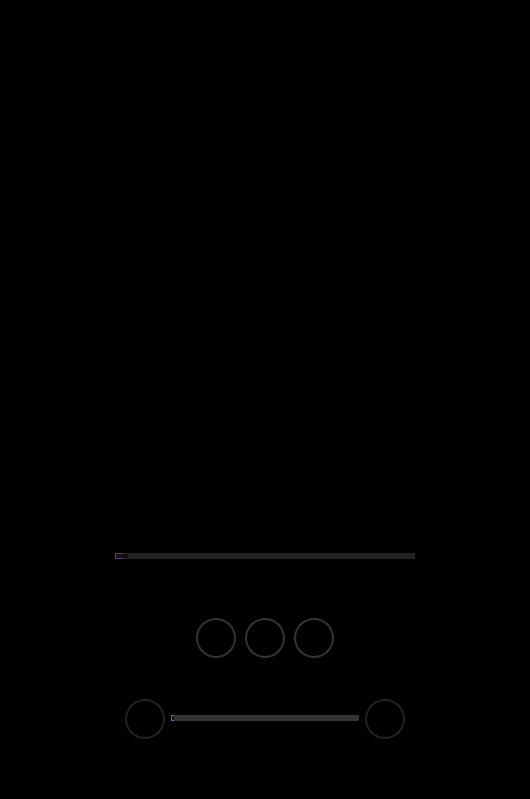
            <widget class="QFrame" name="framePlayerContent">
             <property name="styleSheet">
              <string notr="true">QFrame {

	background-color : #111111;

}</string>
             </property>
             <property name="frameShape">
              <enum>QFrame::Panel</enum>
             </property>
             <property name="frameShadow">
              <enum>QFrame::Plain</enum>
             </property>
             <property name="lineWidth">
              <number>0</number>
             </property>
             <layout class="QGridLayout" name="gridLayout_5">
              <property name="leftMargin">
               <number>0</number>
              </property>
              <property name="topMargin">
               <number>0</number>
              </property>
              <property name="rightMargin">
               <number>0</number>
              </property>
              <property name="bottomMargin">
               <number>0</number>
              </property>
              <property name="spacing">
               <number>0</number>
              </property>
              <item row="0" column="0">
               <widget class="QFrame" name="framePlayContent">
                <property name="frameShape">
                 <enum>QFrame::NoFrame</enum>
                </property>
                <property name="frameShadow">
                 <enum>QFrame::Plain</enum>
                </property>
                <property name="lineWidth">
                 <number>0</number>
                </property>
                <layout class="QGridLayout" name="gridLayout_9">
                 <property name="leftMargin">
                  <number>0</number>
                 </property>
                 <property name="topMargin">
                  <number>0</number>
                 </property>
                 <property name="rightMargin">
                  <number>0</number>
                 </property>
                 <property name="bottomMargin">
                  <number>0</number>
                 </property>
                 <property name="spacing">
                  <number>0</number>
                 </property>
                 <item row="0" column="0">
                  <widget class="QFrame" name="frameCoverArt">
                   <property name="styleSheet">
                    <string notr="true">QFrame {

	background-color : #000000;

}</string>
                   </property>
                   <property name="frameShape">
                    <enum>QFrame::Panel</enum>
                   </property>
                   <property name="frameShadow">
                    <enum>QFrame::Plain</enum>
                   </property>
                   <property name="lineWidth">
                    <number>0</number>
                   </property>
                   <layout class="QGridLayout" name="gridLayout_11">
                    <property name="leftMargin">
                     <number>0</number>
                    </property>
                    <property name="topMargin">
                     <number>0</number>
                    </property>
                    <property name="rightMargin">
                     <number>0</number>
                    </property>
                    <property name="bottomMargin">
                     <number>0</number>
                    </property>
                    <property name="spacing">
                     <number>0</number>
                    </property>
                    <item row="2" column="3">
                     <spacer name="horizontalSpacer_7">
                      <property name="orientation">
                       <enum>Qt::Horizontal</enum>
                      </property>
                      <property name="sizeType">
                       <enum>QSizePolicy::Fixed</enum>
                      </property>
                      <property name="sizeHint" stdset="0">
                       <size>
                        <width>40</width>
                        <height>20</height>
                       </size>
                      </property>
                     </spacer>
                    </item>
                    <item row="2" column="2" alignment="Qt::AlignHCenter">
                     <widget class="QLabel" name="labelCoverArt">
                      <property name="minimumSize">
                       <size>
                        <width>450</width>
                        <height>450</height>
                       </size>
                      </property>
                      <property name="maximumSize">
                       <size>
                        <width>450</width>
                        <height>450</height>
                       </size>
                      </property>
                      <property name="sizeIncrement">
                       <size>
                        <width>0</width>
                        <height>0</height>
                       </size>
                      </property>
                      <property name="baseSize">
                       <size>
                        <width>100</width>
                        <height>100</height>
                       </size>
                      </property>
                      <property name="autoFillBackground">
                       <bool>false</bool>
                      </property>
                      <property name="lineWidth">
                       <number>0</number>
                      </property>
                      <property name="text">
                       <string/>
                      </property>
                      <property name="pixmap">
                       <pixmap>../../../../../../../../music/FLAC/Baby Keem/[ME]  The Melodic Blue [198352120] [2021]/cover.jpg</pixmap>
                      </property>
                      <property name="scaledContents">
                       <bool>true</bool>
                      </property>
                      <property name="wordWrap">
                       <bool>false</bool>
                      </property>
                     </widget>
                    </item>
                    <item row="2" column="1">
                     <spacer name="horizontalSpacer_6">
                      <property name="orientation">
                       <enum>Qt::Horizontal</enum>
                      </property>
                      <property name="sizeType">
                       <enum>QSizePolicy::Fixed</enum>
                      </property>
                      <property name="sizeHint" stdset="0">
                       <size>
                        <width>40</width>
                        <height>20</height>
                       </size>
                      </property>
                     </spacer>
                    </item>
                    <item row="0" column="2">
                     <spacer name="verticalSpacer_14">
                      <property name="orientation">
                       <enum>Qt::Vertical</enum>
                      </property>
                      <property name="sizeType">
                       <enum>QSizePolicy::Fixed</enum>
                      </property>
                      <property name="sizeHint" stdset="0">
                       <size>
                        <width>20</width>
                        <height>5</height>
                       </size>
                      </property>
                     </spacer>
                    </item>
                    <item row="1" column="2">
                     <spacer name="verticalSpacer_5">
                      <property name="orientation">
                       <enum>Qt::Vertical</enum>
                      </property>
                      <property name="sizeType">
                       <enum>QSizePolicy::Fixed</enum>
                      </property>
                      <property name="sizeHint" stdset="0">
                       <size>
                        <width>20</width>
                        <height>10</height>
                       </size>
                      </property>
                     </spacer>
                    </item>
                   </layout>
                  </widget>
                 </item>
                 <item row="1" column="0">
                  <widget class="QFrame" name="frameSong">
                   <property name="styleSheet">
                    <string notr="true">QFrame {

	background-color : #000000;

}</string>
                   </property>
                   <property name="frameShape">
                    <enum>QFrame::NoFrame</enum>
                   </property>
                   <property name="frameShadow">
                    <enum>QFrame::Plain</enum>
                   </property>
                   <property name="lineWidth">
                    <number>0</number>
                   </property>
                   <layout class="QGridLayout" name="gridLayout_10">
                    <property name="leftMargin">
                     <number>0</number>
                    </property>
                    <property name="topMargin">
                     <number>0</number>
                    </property>
                    <property name="rightMargin">
                     <number>0</number>
                    </property>
                    <property name="bottomMargin">
                     <number>0</number>
                    </property>
                    <property name="spacing">
                     <number>0</number>
                    </property>
                    <item row="3" column="0" alignment="Qt::AlignHCenter">
                     <widget class="QLabel" name="labelArtistSong">
                      <property name="styleSheet">
                       <string notr="true">QLabel {
	font : 80 13pt &quot;Microsoft JhengHei UI&quot; bold;
	color : #FFFFFF;
	border-radius : 0px;
	text-align : left;
	padding-left: 5px;
}

QLabel::hover {
	color : #4F6FA0;
}
</string>
                      </property>
                      <property name="text">
                       <string/>
                      </property>
                     </widget>
                    </item>
                    <item row="1" column="0" alignment="Qt::AlignHCenter">
                     <widget class="QLabel" name="labelTitleSong">
                      <property name="styleSheet">
                       <string notr="true">QLabel {
	font : 77 18pt &quot;Microsoft JhengHei UI&quot;;
	color : #FFFFFF;
	border-radius : 0px;
	text-align : left;
	padding-left: 5px;
}

QLabel::hover {
	color : #4F6FA0;
}
</string>
                      </property>
                      <property name="frameShape">
                       <enum>QFrame::Panel</enum>
                      </property>
                      <property name="frameShadow">
                       <enum>QFrame::Plain</enum>
                      </property>
                      <property name="lineWidth">
                       <number>0</number>
                      </property>
                      <property name="text">
                       <string/>
                      </property>
                     </widget>
                    </item>
                    <item row="4" column="0">
                     <spacer name="verticalSpacer_2">
                      <property name="orientation">
                       <enum>Qt::Vertical</enum>
                      </property>
                      <property name="sizeType">
                       <enum>QSizePolicy::Fixed</enum>
                      </property>
                      <property name="sizeHint" stdset="0">
                       <size>
                        <width>20</width>
                        <height>20</height>
                       </size>
                      </property>
                     </spacer>
                    </item>
                    <item row="0" column="0">
                     <spacer name="verticalSpacer">
                      <property name="orientation">
                       <enum>Qt::Vertical</enum>
                      </property>
                      <property name="sizeType">
                       <enum>QSizePolicy::Fixed</enum>
                      </property>
                      <property name="sizeHint" stdset="0">
                       <size>
                        <width>20</width>
                        <height>10</height>
                       </size>
                      </property>
                     </spacer>
                    </item>
                    <item row="2" column="0" alignment="Qt::AlignHCenter">
                     <widget class="QLabel" name="labelAlbumSong">
                      <property name="styleSheet">
                       <string notr="true">QLabel {
	font : 80 16pt &quot;Microsoft JhengHei UI&quot; bold;
	color : #FFFFFF;
	border-radius : 0px;
	text-align : left;
	padding-left: 5px;
}

QLabel::hover {
	color : #4F6FA0;
}
</string>
                      </property>
                      <property name="text">
                       <string/>
                      </property>
                     </widget>
                    </item>
                    <item row="5" column="0">
                     <widget class="QFrame" name="frameSongTime">
                      <property name="frameShape">
                       <enum>QFrame::StyledPanel</enum>
                      </property>
                      <property name="frameShadow">
                       <enum>QFrame::Raised</enum>
                      </property>
                      <layout class="QGridLayout" name="gridLayout_14">
                       <item row="0" column="2">
                        <widget class="QSlider" name="horizontalSliderTime">
                         <property name="minimumSize">
                          <size>
                           <width>300</width>
                           <height>0</height>
                          </size>
                         </property>
                         <property name="styleSheet">
                          <string notr="true">QSlider::groove:horizontal {
	border: 1px solid #333333;
	height: 4px;

	border-radius: 2px;
}

QSlider::handle:horizontal {
	width : 12px;
	height : 12px;
	background-color : #111111;
}

QSlider::add-page:qlineargradient {
	background: #222222;
	border-top-right-radius: 9px;
	border-bottom-right-radius: 9px;
	border-top-left-radius: 0px;
	border-bottom-left-radius: 0px;
}

QSlider::sub-page:qlineargradient {
	background: #5F3E77;
	border-top-right-radius: 0px;
	border-bottom-right-radius: 0px;
	border-top-left-radius: 9px;
	border-bottom-left-radius: 9px;
}</string>
                         </property>
                         <property name="orientation">
                          <enum>Qt::Horizontal</enum>
                         </property>
                        </widget>
                       </item>
                       <item row="4" column="2">
                        <widget class="QFrame" name="frameVolume">
                         <property name="frameShape">
                          <enum>QFrame::StyledPanel</enum>
                         </property>
                         <property name="frameShadow">
                          <enum>QFrame::Raised</enum>
                         </property>
                         <layout class="QGridLayout" name="gridLayout_12">
                          <item row="0" column="0">
                           <widget class="QPushButton" name="pushButtonVolume">
                            <property name="minimumSize">
                             <size>
                              <width>40</width>
                              <height>40</height>
                             </size>
                            </property>
                            <property name="maximumSize">
                             <size>
                              <width>40</width>
                              <height>40</height>
                             </size>
                            </property>
                            <property name="styleSheet">
                             <string notr="true">QPushButton {
    color: #222222;
    border: 2px solid #222222;
    border-radius: 20px;
    /*border-style: outset;*/
    padding: 5px;
}

QPushButton:hover {
    background: #222222;
}
</string>
                            </property>
                            <property name="text">
                             <string/>
                            </property>
                            <property name="icon">
                             <iconset>
                              <normaloff>../img/icons/24x24/cil-volume-high.png</normaloff>../img/icons/24x24/cil-volume-high.png</iconset>
                            </property>
                            <property name="iconSize">
                             <size>
                              <width>24</width>
                              <height>24</height>
                             </size>
                            </property>
                           </widget>
                          </item>
                          <item row="0" column="1">
                           <widget class="QSlider" name="horizontalSliderVolume">
                            <property name="styleSheet">
                             <string notr="true">QSlider::groove:horizontal {
	border: 1px solid #333333;
	height: 4px;

	border-radius: 2px;
}

QSlider::handle:horizontal {
	width : 2px;
	height : 8px;
	background-color : #111111;
}

QSlider::add-page:qlineargradient {
	background: #333333;
	border-top-right-radius: 9px;
	border-bottom-right-radius: 9px;
	border-top-left-radius: 0px;
	border-bottom-left-radius: 0px;
}

QSlider::sub-page:qlineargradient {
	background: #4F6FA0;
	border-top-right-radius: 0px;
	border-bottom-right-radius: 0px;
	border-top-left-radius: 9px;
	border-bottom-left-radius: 9px;
}</string>
                            </property>
                            <property name="orientation">
                             <enum>Qt::Horizontal</enum>
                            </property>
                           </widget>
                          </item>
                          <item row="0" column="2">
                           <widget class="QPushButton" name="pushButtonAddFavorite">
                            <property name="minimumSize">
                             <size>
                              <width>40</width>
                              <height>40</height>
                             </size>
                            </property>
                            <property name="maximumSize">
                             <size>
                              <width>40</width>
                              <height>40</height>
                             </size>
                            </property>
                            <property name="styleSheet">
                             <string notr="true">QPushButton {
    color: #222222;
    border: 2px solid #222222;
    border-radius: 20px;
    /*border-style: outset;*/
    padding: 5px;
}

QPushButton:hover {
    background: #222222;
}

QPushButton:pressed {
    border-style: inset;
    background: #AD3F3F;
}</string>
                            </property>
                            <property name="text">
                             <string/>
                            </property>
                            <property name="icon">
                             <iconset>
                              <normaloff>../img/icons/24x24/cil-heart.png</normaloff>../img/icons/24x24/cil-heart.png</iconset>
                            </property>
                            <property name="iconSize">
                             <size>
                              <width>24</width>
                              <height>24</height>
                             </size>
                            </property>
                           </widget>
                          </item>
                         </layout>
                        </widget>
                       </item>
                       <item row="0" column="4">
                        <spacer name="horizontalSpacer_5">
                         <property name="orientation">
                          <enum>Qt::Horizontal</enum>
                         </property>
                         <property name="sizeHint" stdset="0">
                          <size>
                           <width>40</width>
                           <height>20</height>
                          </size>
                         </property>
                        </spacer>
                       </item>
                       <item row="1" column="2">
                        <spacer name="verticalSpacer_3">
                         <property name="orientation">
                          <enum>Qt::Vertical</enum>
                         </property>
                         <property name="sizeType">
                          <enum>QSizePolicy::Fixed</enum>
                         </property>
                         <property name="sizeHint" stdset="0">
                          <size>
                           <width>20</width>
                           <height>40</height>
                          </size>
                         </property>
                        </spacer>
                       </item>
                       <item row="2" column="2">
                        <widget class="QFrame" name="framePlayerFunction">
                         <property name="minimumSize">
                          <size>
                           <width>0</width>
                           <height>50</height>
                          </size>
                         </property>
                         <property name="maximumSize">
                          <size>
                           <width>16777215</width>
                           <height>50</height>
                          </size>
                         </property>
                         <property name="frameShape">
                          <enum>QFrame::StyledPanel</enum>
                         </property>
                         <property name="frameShadow">
                          <enum>QFrame::Raised</enum>
                         </property>
                         <layout class="QGridLayout" name="gridLayout_6">
                          <property name="leftMargin">
                           <number>0</number>
                          </property>
                          <property name="topMargin">
                           <number>0</number>
                          </property>
                          <property name="rightMargin">
                           <number>0</number>
                          </property>
                          <property name="bottomMargin">
                           <number>0</number>
                          </property>
                          <property name="horizontalSpacing">
                           <number>9</number>
                          </property>
                          <property name="verticalSpacing">
                           <number>0</number>
                          </property>
                          <item row="0" column="5">
                           <spacer name="horizontalSpacer_3">
                            <property name="orientation">
                             <enum>Qt::Horizontal</enum>
                            </property>
                            <property name="sizeHint" stdset="0">
                             <size>
                              <width>40</width>
                              <height>20</height>
                             </size>
                            </property>
                           </spacer>
                          </item>
                          <item row="0" column="4">
                           <widget class="QPushButton" name="pushButtonNext">
                            <property name="minimumSize">
                             <size>
                              <width>40</width>
                              <height>40</height>
                             </size>
                            </property>
                            <property name="maximumSize">
                             <size>
                              <width>40</width>
                              <height>40</height>
                             </size>
                            </property>
                            <property name="styleSheet">
                             <string notr="true">QPushButton {
    color: #333333;
    border: 2px solid #333333;
    border-radius: 20px;
    /*border-style: outset;*/
    padding: 5px;
}

QPushButton:hover {
    background: #444444;
}

QPushButton:pressed {
    border-style: inset;
    background: qradialgradient(
        cx: 0.4, cy: -0.1, fx: 0.4, fy: -0.1,
        radius: 1.35, stop: 0 #fff, stop: 1 #ddd);
}</string>
                            </property>
                            <property name="text">
                             <string/>
                            </property>
                            <property name="icon">
                             <iconset>
                              <normaloff>img/icons/24x24/cil-media-step-forward.png</normaloff>img/icons/24x24/cil-media-step-forward.png</iconset>
                            </property>
                            <property name="iconSize">
                             <size>
                              <width>24</width>
                              <height>24</height>
                             </size>
                            </property>
                            <property name="flat">
                             <bool>true</bool>
                            </property>
                           </widget>
                          </item>
                          <item row="0" column="1">
                           <spacer name="horizontalSpacer">
                            <property name="orientation">
                             <enum>Qt::Horizontal</enum>
                            </property>
                            <property name="sizeHint" stdset="0">
                             <size>
                              <width>40</width>
                              <height>20</height>
                             </size>
                            </property>
                           </spacer>
                          </item>
                          <item row="0" column="2">
                           <widget class="QPushButton" name="pushButtonPrevious">
                            <property name="minimumSize">
                             <size>
                              <width>40</width>
                              <height>40</height>
                             </size>
                            </property>
                            <property name="maximumSize">
                             <size>
                              <width>40</width>
                              <height>40</height>
                             </size>
                            </property>
                            <property name="styleSheet">
                             <string notr="true">QPushButton {
    color: #333333;
    border: 2px solid #333333;
    border-radius: 20px;
    /*border-style: outset;*/
    padding: 5px;
}

QPushButton:hover {
    background: #444444;
}

QPushButton:pressed {
    border-style: inset;
    background: qradialgradient(
        cx: 0.4, cy: -0.1, fx: 0.4, fy: -0.1,
        radius: 1.35, stop: 0 #fff, stop: 1 #ddd);
}</string>
                            </property>
                            <property name="text">
                             <string/>
                            </property>
                            <property name="icon">
                             <iconset>
                              <normaloff>img/icons/24x24/cil-media-step-backward.png</normaloff>img/icons/24x24/cil-media-step-backward.png</iconset>
                            </property>
                            <property name="iconSize">
                             <size>
                              <width>24</width>
                              <height>24</height>
                             </size>
                            </property>
                            <property name="flat">
                             <bool>true</bool>
                            </property>
                           </widget>
                          </item>
                          <item row="0" column="3">
                           <widget class="QPushButton" name="pushButtonPlay">
                            <property name="minimumSize">
                             <size>
                              <width>40</width>
                              <height>40</height>
                             </size>
                            </property>
                            <property name="maximumSize">
                             <size>
                              <width>40</width>
                              <height>40</height>
                             </size>
                            </property>
                            <property name="styleSheet">
                             <string notr="true">QPushButton {
    color: #333333;
    border: 2px solid #333333;
    border-radius: 20px;
    /*border-style: outset;*/
    padding: 5px;
}

QPushButton:hover {
    background: #444444;
}

QPushButton:pressed {
    border-style: inset;
    background: qradialgradient(
        cx: 0.4, cy: -0.1, fx: 0.4, fy: -0.1,
        radius: 1.35, stop: 0 #fff, stop: 1 #ddd);
}</string>
                            </property>
                            <property name="text">
                             <string/>
                            </property>
                            <property name="icon">
                             <iconset>
                              <normaloff>img/icons/24x24/cil-media-play.png</normaloff>img/icons/24x24/cil-media-play.png</iconset>
                            </property>
                            <property name="iconSize">
                             <size>
                              <width>24</width>
                              <height>24</height>
                             </size>
                            </property>
                            <property name="flat">
                             <bool>true</bool>
                            </property>
                           </widget>
                          </item>
                         </layout>
                        </widget>
                       </item>
                       <item row="5" column="2" alignment="Qt::AlignHCenter">
                        <widget class="QLabel" name="labelBitrate">
                         <property name="styleSheet">
                          <string notr="true">QLabel {
	font : 22 11pt &quot;Microsoft JhengHei UI&quot; bold;
	color : #FFFFFF;
	border-radius : 0px;
	text-align : left;
	padding-left: 5px;
}</string>
                         </property>
                         <property name="text">
                          <string/>
                         </property>
                        </widget>
                       </item>
                       <item row="3" column="2">
                        <spacer name="verticalSpacer_4">
                         <property name="orientation">
                          <enum>Qt::Vertical</enum>
                         </property>
                         <property name="sizeType">
                          <enum>QSizePolicy::Fixed</enum>
                         </property>
                         <property name="sizeHint" stdset="0">
                          <size>
                           <width>20</width>
                           <height>20</height>
                          </size>
                         </property>
                        </spacer>
                       </item>
                       <item row="0" column="3">
                        <widget class="QLabel" name="labelDuration">
                         <property name="styleSheet">
                          <string notr="true">QLabel {
	font : 80 8pt &quot;Microsoft JhengHei UI&quot; bold;
	color : #FFFFFF;
	border-radius : 0px;
	text-align : left;
	padding-left: 5px;
}</string>
                         </property>
                         <property name="text">
                          <string/>
                         </property>
                        </widget>
                       </item>
                       <item row="0" column="1">
                        <widget class="QLabel" name="labelTime">
                         <property name="styleSheet">
                          <string notr="true">QLabel {
	font : 80 8pt &quot;Microsoft JhengHei UI&quot; bold;
	color : #FFFFFF;
	border-radius : 0px;
	text-align : left;
	padding-left: 5px;
}</string>
                         </property>
                         <property name="text">
                          <string/>
                         </property>
                        </widget>
                       </item>
                       <item row="6" column="2" alignment="Qt::AlignHCenter">
                        <widget class="QLabel" name="labelCodec">
                         <property name="styleSheet">
                          <string notr="true">QLabel {
	font : 22 9pt &quot;Microsoft JhengHei UI&quot; bold;
	color : #FFFFFF;
	border-radius : 0px;
	text-align : left;
	padding-left: 5px;
}</string>
                         </property>
                         <property name="text">
                          <string/>
                         </property>
                        </widget>
                       </item>
                       <item row="0" column="0">
                        <spacer name="horizontalSpacer_4">
                         <property name="orientation">
                          <enum>Qt::Horizontal</enum>
                         </property>
                         <property name="sizeHint" stdset="0">
                          <size>
                           <width>40</width>
                           <height>20</height>
                          </size>
                         </property>
                        </spacer>
                       </item>
                      </layout>
                      <zorder>labelTime</zorder>
                      <zorder>framePlayerFunction</zorder>
                      <zorder>frameVolume</zorder>
                      <zorder>labelCodec</zorder>
                      <zorder>labelBitrate</zorder>
                      <zorder>horizontalSpacer_4</zorder>
                      <zorder>horizontalSpacer_5</zorder>
                      <zorder>horizontalSliderTime</zorder>
                      <zorder>labelDuration</zorder>
                     </widget>
                    </item>
                   </layout>
                  </widget>
                 </item>
                </layout>
               </widget>
              </item>
             </layout>
            </widget>
